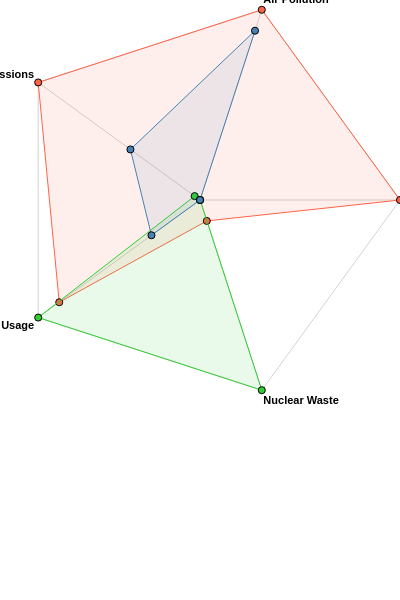

Vega-Lite specification for this chart:
### Vega specification from a JSON file in a GitHub repository (floating-point values rounded to 4 significant figures)
{"$schema": "https://vega.github.io/schema/vega/v5.json", "description": "A radar chart example, showing multiple dimensions in a radial layout.", "width": 400, "height": 600, "title": {"text": "Environmental Impact of Energy Sources", "fontSize": 18, "fontWeight": "bold", "anchor": "middle"}, "padding": 525, "autosize": {"type": "none", "contains": "padding"}, "signals": [{"name": "radius", "update": "width / 2"}], "data": [{"name": "table", "values": [{"key": "Greenhouse Gas Emissions", "value": 1, "category": "Coal", "trueValue": 1050}, {"key": "Air Pollution", "value": 1, "category": "Coal", "trueValue": 5.08}, {"key": "Waste", "value": 1, "category": "Coal", "trueValue": 34.25}, {"key": "Nuclear Waste", "value": 0.11, "category": "Coal", "trueValue": 4.6}, {"key": "Water Usage", "value": 0.87, "category": "Coal", "trueValue": 2.6}, {"key": "Greenhouse Gas Emissions", "value": 0.033, "category": "Nuclear", "trueValue": 35}, {"key": "Air Pollution", "value": 0, "category": "Nuclear", "trueValue": 0}, {"key": "Waste", "value": 0.0009, "category": "Nuclear", "trueValue": 0.03}, {"key": "Nuclear Waste", "value": 1, "category": "Nuclear", "trueValue": "42"}, {"key": "Water Usage", "value": 1, "category": "Nuclear", "trueValue": "3"}, {"key": "Greenhouse Gas Emissions", "value": 0.43, "category": "Natural Gas", "trueValue": 450}, {"key": "Air Pollution", "value": 0.89, "category": "Natural Gas", "trueValue": 4.55}, {"key": "Waste", "value": 0, "category": "Natural Gas", "trueValue": 0}, {"key": "Nuclear Waste", "value": 0, "category": "Natural Gas", "trueValue": 0}, {"key": "Water Usage", "value": 0.3, "category": "Natural Gas", "trueValue": 0.9}]}, {"name": "keys", "source": "table", "transform": [{"type": "aggregate", "groupby": ["key"]}]}], "scales": [{"name": "angular", "type": "point", "range": {"signal": "[-PI, PI]"}, "padding": 0.5, "domain": {"data": "table", "field": "key"}}, {"name": "radial", "type": "linear", "range": {"signal": "[0, radius]"}, "zero": true, "nice": false, "domain": {"data": "table", "field": "value"}, "domainMin": 0}, {"name": "color", "type": "ordinal", "domain": {"data": "table", "field": "category"}, "range": ["#ff6347", "#32cd32", "#4682b4"]}], "legends": [{"fill": "color", "title": "Energy Source", "orient": "right", "padding": 10, "legendX": 300, "legendY": 350}], "encode": {"enter": {"x": {"signal": "radius"}, "y": {"signal": "radius"}}}, "marks": [{"type": "group", "name": "categories", "zindex": 1, "from": {"facet": {"data": "table", "name": "facet", "groupby": ["category"]}}, "marks": [{"type": "line", "name": "category-line", "from": {"data": "facet"}, "encode": {"enter": {"interpolate": {"value": "linear-closed"}, "x": {"signal": "scale('radial', datum.value) * cos(scale('angular', datum.key))"}, "y": {"signal": "scale('radial', datum.value) * sin(scale('angular', datum.key))"}, "stroke": {"scale": "color", "field": "category"}, "strokeWidth": {"value": 1}, "fill": {"scale": "color", "field": "category"}, "fillOpacity": {"value": 0.1}}}}, {"type": "symbol", "name": "category-point", "from": {"data": "facet"}, "encode": {"enter": {"x": {"signal": "scale('radial', datum.value) * cos(scale('angular', datum.key))"}, "y": {"signal": "scale('radial', datum.value) * sin(scale('angular', datum.key))"}, "size": {"value": 50}, "fill": {"scale": "color", "field": "category"}, "stroke": {"value": "black"}, "tooltip": {"signal": "{'Category': datum.category, 'Metric': datum.key, 'Weight (g)': datum.trueValue}"}}}}]}, {"type": "rule", "name": "radial-grid", "from": {"data": "keys"}, "zindex": 0, "encode": {"enter": {"x": {"value": 0}, "y": {"value": 0}, "x2": {"signal": "radius * cos(scale('angular', datum.key))"}, "y2": {"signal": "radius * sin(scale('angular', datum.key))"}, "stroke": {"value": "lightgray"}, "strokeWidth": {"value": 1}}}}, {"type": "text", "name": "key-label", "from": {"data": "keys"}, "zindex": 1, "encode": {"enter": {"x": {"signal": "(radius + 5) * cos(scale('angular', datum.key))"}, "y": {"signal": "(radius + 5) * sin(scale('angular', datum.key))"}, "text": {"field": "key"}, "align": [{"test": "abs(scale('angular', datum.key)) > PI / 2", "value": "right"}, {"value": "left"}], "baseline": [{"test": "scale('angular', datum.key) > 0", "value": "top"}, {"test": "scale('angular', datum.key) == 0", "value": "middle"}, {"value": "bottom"}], "fill": {"value": "black"}, "fontWeight": {"value": "bold"}}}}, {"type": "line", "name": "outer-line", "from": {"data": "radial-grid"}, "encode": {"enter": {"interpolate": {"value": "linear-closed"}, "x": {"field": "x2"}, "y": {"field": "y2"}, "stroke": {"value": "lightgray"}, "strokeWidth": {"value": 1}}}}], "config": {}}
